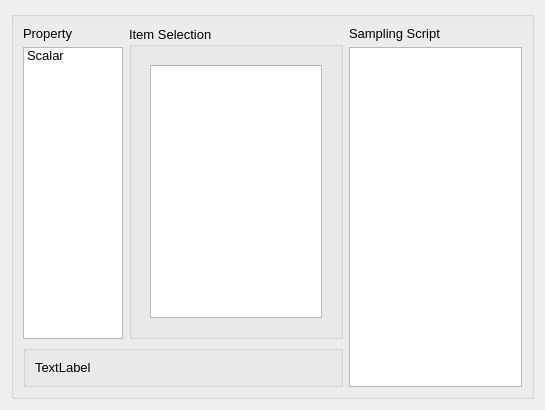
<?xml version="1.0" encoding="UTF-8"?>
<ui version="4.0">
 <class>EquatWidgetForm</class>
 <widget class="QWidget" name="EquatWidgetForm">
  <property name="geometry">
   <rect>
    <x>0</x>
    <y>0</y>
    <width>545</width>
    <height>410</height>
   </rect>
  </property>
  <property name="font">
   <font>
    <pointsize>10</pointsize>
   </font>
  </property>
  <property name="windowTitle">
   <string>Form</string>
  </property>
  <layout class="QHBoxLayout" name="horizontalLayout">
   <item>
    <widget class="QGroupBox" name="groupBox_3">
     <property name="title">
      <string/>
     </property>
     <layout class="QGridLayout" name="gridLayout">
      <item row="0" column="0">
       <widget class="QLabel" name="label_5">
        <property name="sizePolicy">
         <sizepolicy hsizetype="Preferred" vsizetype="Fixed">
          <horstretch>0</horstretch>
          <verstretch>0</verstretch>
         </sizepolicy>
        </property>
        <property name="text">
         <string>Property</string>
        </property>
       </widget>
      </item>
      <item row="0" column="1" rowspan="2">
       <widget class="QGroupBox" name="groupBox_2">
        <property name="sizePolicy">
         <sizepolicy hsizetype="Preferred" vsizetype="Expanding">
          <horstretch>0</horstretch>
          <verstretch>0</verstretch>
         </sizepolicy>
        </property>
        <property name="title">
         <string>Item Selection</string>
        </property>
        <layout class="QHBoxLayout" name="horizontalLayout_2">
         <item>
          <widget class="QStackedWidget" name="winStac">
           <widget class="QWidget" name="page_5">
            <layout class="QVBoxLayout" name="verticalLayout_3">
             <item>
              <widget class="QListWidget" name="listStatic"/>
             </item>
            </layout>
           </widget>
          </widget>
         </item>
        </layout>
       </widget>
      </item>
      <item row="0" column="2">
       <widget class="QLabel" name="label_6">
        <property name="text">
         <string>Sampling Script</string>
        </property>
       </widget>
      </item>
      <item row="1" column="0">
       <widget class="QListWidget" name="keywdList">
        <property name="sizePolicy">
         <sizepolicy hsizetype="Fixed" vsizetype="Expanding">
          <horstretch>0</horstretch>
          <verstretch>0</verstretch>
         </sizepolicy>
        </property>
        <property name="minimumSize">
         <size>
          <width>100</width>
          <height>0</height>
         </size>
        </property>
        <property name="maximumSize">
         <size>
          <width>100</width>
          <height>16777215</height>
         </size>
        </property>
        <property name="toolTip">
         <string/>
        </property>
        <property name="batchSize">
         <number>50</number>
        </property>
        <item>
         <property name="text">
          <string>Scalar</string>
         </property>
        </item>
       </widget>
      </item>
      <item row="1" column="2" rowspan="2">
       <widget class="QTextEdit" name="textScript">
        <property name="readOnly">
         <bool>true</bool>
        </property>
       </widget>
      </item>
      <item row="2" column="0" colspan="2">
       <widget class="QGroupBox" name="groupBox_8">
        <property name="sizePolicy">
         <sizepolicy hsizetype="Preferred" vsizetype="Minimum">
          <horstretch>0</horstretch>
          <verstretch>0</verstretch>
         </sizepolicy>
        </property>
        <property name="title">
         <string/>
        </property>
        <layout class="QVBoxLayout" name="verticalLayout">
         <item>
          <widget class="QLabel" name="lDesc">
           <property name="sizePolicy">
            <sizepolicy hsizetype="Preferred" vsizetype="Minimum">
             <horstretch>0</horstretch>
             <verstretch>0</verstretch>
            </sizepolicy>
           </property>
           <property name="text">
            <string>TextLabel</string>
           </property>
           <property name="wordWrap">
            <bool>true</bool>
           </property>
          </widget>
         </item>
        </layout>
       </widget>
      </item>
     </layout>
    </widget>
   </item>
  </layout>
 </widget>
 <resources/>
 <connections/>
</ui>
